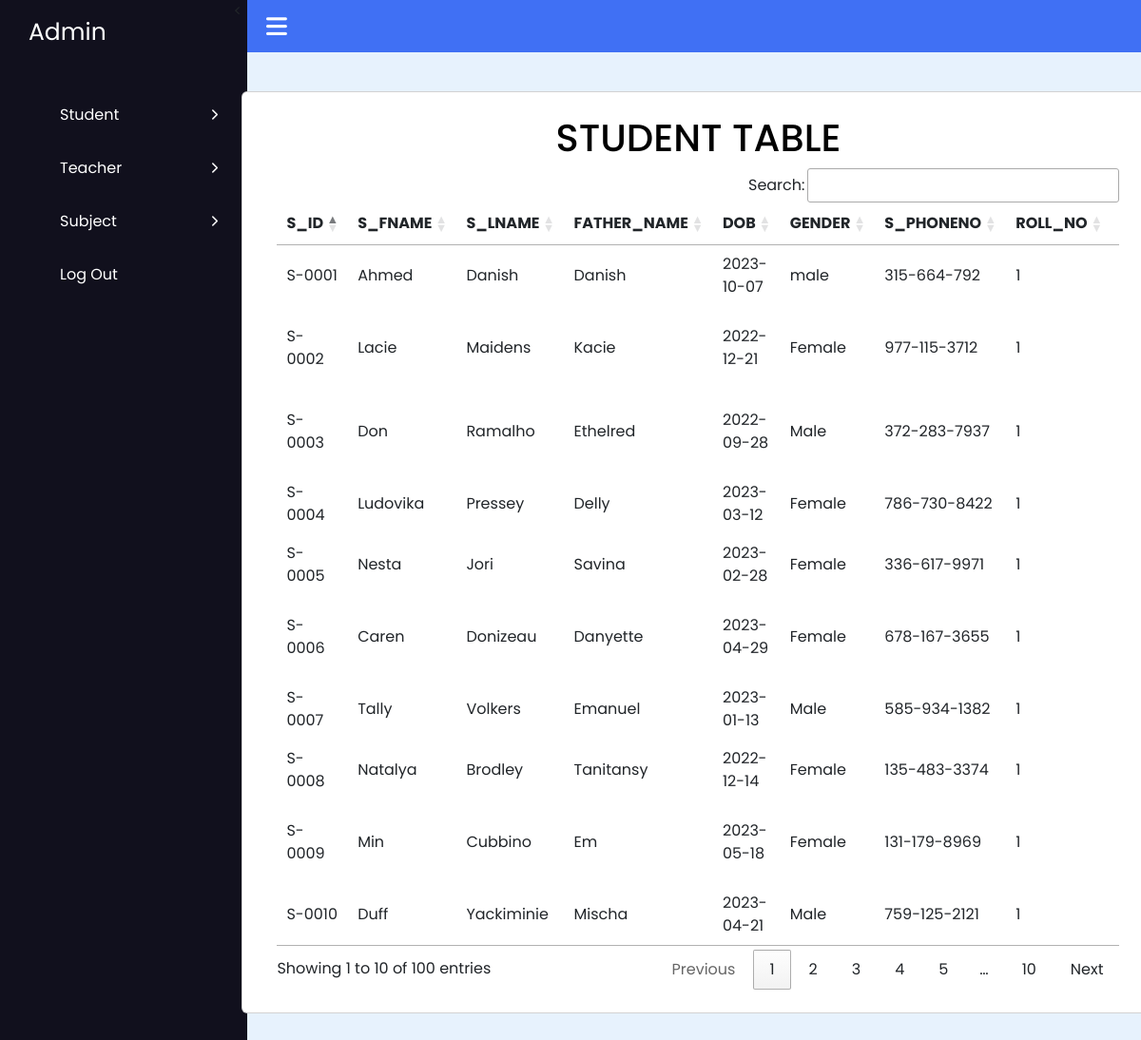
/admindashboard/view_student.php, run on the app's committed database.
### tables this page shows
CREATE TABLE `student` (
  `S_ID` varchar(6) NOT NULL,
  `S_FNAME` varchar(50) NOT NULL,
  `S_LNAME` varchar(50) NOT NULL,
  `FATHER_NAME` varchar(50) NOT NULL,
  `DOB` date NOT NULL,
  `GENDER` varchar(6) NOT NULL,
  `S_PHONENO` varchar(20) DEFAULT NULL,
  `ROLL_NO` int(4) DEFAULT NULL,
  `ADDRESS` varchar(50) DEFAULT NULL,
  `T_ID` varchar(6) DEFAULT NULL
);

### admindashboard/view_student.php (the view, shortened to what this page needs)
<!DOCTYPE html>
<?php
include_once "../includes/db.inc.php";
include('header.php');
?>
<html lang="en">
<head>
    <link rel="stylesheet" href="http://cdn.datatables.net/1.10.13/css/jquery.dataTables.min.css">
    <link rel="stylesheet" href="https://cdn.datatables.net/1.11.3/css/jquery.dataTables.min.css">
    <link rel="stylesheet" href="https://cdnjs.cloudflare.com/ajax/libs/font-awesome/6.2.1/css/all.min.css" />
    <link rel="stylesheet" href="view_style.css">
</head>
<body>
    <nav class="sidebar">
        <a href="#" class="logo">Admin</a>
        <div class="menu-content">
            <ul class="menu-items">
                <li class="item">
                    <div class="submenu-item">
                        <span>Student</span>
                        <i class="fa-solid fa-chevron-right"></i>
                    </div>
                </li>
                <li class="item">
                    <div class="submenu-item">
                        <span>Teacher</span>
                        <i class="fa-solid fa-chevron-right"></i>
                    </div>
                </li>
                <li class="item">
                    <div class="submenu-item">
                        <span>Subject</span>
                        <i class="fa-solid fa-chevron-right"></i>
                    </div>
                </li>
                <li class="item">
                    <a href="../secure_login_system/logout.php">Log Out</a>
                </li>
            </ul>
        </div>
    </nav>
    <nav class="navbar" style="z-index: 10;">
        <i class="fa-solid fa-bars" id="sidebar-close"></i>
    </nav>
    <main class="main">
            <?php
            function dataTable($sql1, $sql2, $conn, $tableName)
            {
                $fieldResult = mysqli_query($conn, $sql1);
                echo "<tr class='table-fields'> ";
                while ($row1 = mysqli_fetch_array($fieldResult)) {
                    $field = $row1['Field'];
                    echo "<th>$field</th> ";
                }
                echo " </tr>";
                echo " </thead>";
                echo " <tbody>";
                $loadTableResult = mysqli_query($conn, $sql2);
                $row2 = mysqli_fetch_all($loadTableResult);
                for ($i = 0; $i < count($row2); $i++) {
                    echo "<tr> ";
                    foreach ($row2[$i] as $loopData) {
                        echo "<td>$loopData</td> ";
                    }
                    echo " </tr>";
                }
            }
            ?>
            <div class="mt-5 py-5" style="width: 80vw;">
                <div class="card p-4">
                    <h1 class="col-md-12 text-center" style="color: black">STUDENT TABLE</h1>
                    <div class="container col-div-12">
                        <table id="dataTables" class="data-table">
                            <thead>
                                <?php
                                $tableName = 'student';
                                $sql1 = "SHOW COLUMNS FROM $tableName;";
                                $sql2 = "SELECT * FROM $tableName;";
                                dataTable($sql1, $sql2, $conn, $tableName);
                                ?>
                                </tbody>
                        </table>
                    </div>
                </div>
            </div>
    </main>
</body>
</html>

### admindashboard/view_style.css (style rules this page uses)
body { margin: 0; padding: 0; box-sizing: border-box; font-family: 'Poppins', sans-serif; }
.sidebar { position: fixed; height: 100%; width: 260px; background: #11101d; padding: 15px; }
.logo { font-size: 25px; padding: 0 15px; }
.sidebar a { color: #fff; text-decoration: none; }
.menu-content { position: relative; height: 100%; width: 100%; margin-top: 40px; overflow-y: scroll; }
.menu-items { height: 100%; width: 100%; list-style: none; transition: all 0.4s ease; }
.item a, .submenu-item { padding: 16px; display: inline-block; width: 100%; border-radius: 12px; }
.item i { font-size: 12px; }
.submenu-item { display: flex; justify-content: space-between; align-items: center; color: #fff; cursor: pointer; }
.navbar, .main { left: 260px; width: calc(100% - 260px); transition: all 0.5s ease; }
.navbar { position: fixed; color: #fff; padding: 15px 20px; font-size: 25px; background: #4070f4; cursor: pointer; }
.navbar #sidebar-close { cursor: pointer; }
.main { position: relative; display: flex; justify-content: center; min-height: 100vh; background: #e7f2fd; }
.main h1 { color: #11101d; font-size: 40px; text-align: center; }
.data-table { width: 100% !important; }

### data on the page
student: S_ID "S-0001", S_FNAME "Ahmed", DOB "2023-10-07", GENDER "male", S_PHONENO "315-664-792", ROLL_NO "1"
student: S_ID "S-0002", S_FNAME "Lacie", S_LNAME "Maidens", FATHER_NAME "Kacie", DOB "2022-12-21", GENDER "Female", S_PHONENO "977-115-3712", ROLL_NO "1"
student: S_ID "S-0003", S_FNAME "Don", S_LNAME "Ramalho", FATHER_NAME "Ethelred", DOB "2022-09-28", GENDER "Male", S_PHONENO "372-283-7937", ROLL_NO "1"
student: S_ID "S-0004", S_FNAME "Ludovika", S_LNAME "Pressey", FATHER_NAME "Delly", DOB "2023-03-12", GENDER "Female", S_PHONENO "786-730-8422", ROLL_NO "1"
student: S_ID "S-0005", S_FNAME "Nesta", S_LNAME "Jori", FATHER_NAME "Savina", DOB "2023-02-28", GENDER "Female", S_PHONENO "336-617-9971", ROLL_NO "1"
student: S_ID "S-0006", S_FNAME "Caren", S_LNAME "Donizeau", FATHER_NAME "Danyette", DOB "2023-04-29", GENDER "Female", S_PHONENO "678-167-3655", ROLL_NO "1"
student: S_ID "S-0007", S_FNAME "Tally", S_LNAME "Volkers", FATHER_NAME "Emanuel", DOB "2023-01-13", GENDER "Male", S_PHONENO "585-934-1382", ROLL_NO "1"
student: S_ID "S-0008", S_FNAME "Natalya", S_LNAME "Brodley", FATHER_NAME "Tanitansy", DOB "2022-12-14", GENDER "Female", S_PHONENO "135-483-3374", ROLL_NO "1"
student: S_ID "S-0009", S_FNAME "Min", S_LNAME "Cubbino", FATHER_NAME "Em", DOB "2023-05-18", GENDER "Female", S_PHONENO "131-179-8969", ROLL_NO "1"
student: S_ID "S-0010", S_FNAME "Duff", S_LNAME "Yackiminie", FATHER_NAME "Mischa", DOB "2023-04-21", GENDER "Male", S_PHONENO "759-125-2121", ROLL_NO "1"

### other printed values
$field "S_ID"
$field "S_FNAME"
$field "S_LNAME"
$field "FATHER_NAME"
$field "DOB"
$field "GENDER"
$field "S_PHONENO"
$field "ROLL_NO"
$loopData "Danish"
